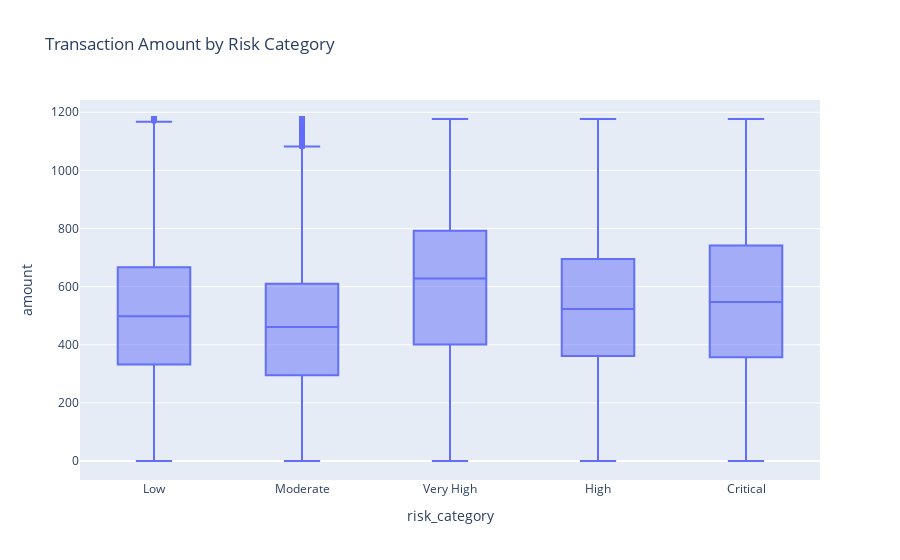

Write notebook code for a chart like this one.
### Code cell
import plotly.express as px

# Visualize transaction amount distribution by risk category
fig = px.box(transformed_data, x='risk_category', y='amount', title='Transaction Amount by Risk Category')
fig.show()

### Figure 1 — Plotly figure (JSON) as saved in the notebook; plotly's stock layout.template omitted (floating-point values rounded to 4 significant figures; data arrays with more than 128 entries replaced by an {"elided": "..."} marker saying what was removed)
{"data": [{"alignmentgroup": "True", "hovertemplate": "risk_category=%{x}<br>amount=%{y}<extra></extra>", "legendgroup": "", "marker": {"color": "#636efa"}, "name": "", "notched": false, "offsetgroup": "", "orientation": "v", "showlegend": false, "type": "box", "x": {"elided": "78600 str values"}, "x0": " ", "xaxis": "x", "y": {"elided": "78600 float values"}, "y0": " ", "yaxis": "y"}], "layout": {"boxmode": "group", "legend": {"tracegroupgap": 0}, "title": {"text": "Transaction Amount by Risk Category"}, "xaxis": {"anchor": "y", "domain": [0, 1], "title": {"text": "risk_category"}}, "yaxis": {"anchor": "x", "domain": [0, 1], "title": {"text": "amount"}}}}
